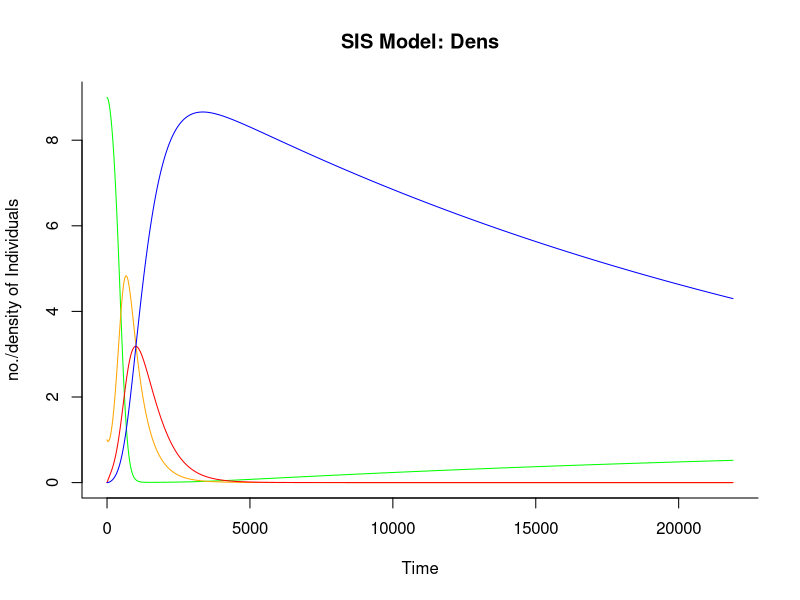

Write the R code that produced this figure.
                                        #X, Y, and Z are the initial *totals* of susceptible, infected, and recovered number/density of individuals
                                        #Derivative-solving library
                                        #All parameters must be positive. Remember, X, Y and mu all refer to numbers; rho ¡Ü 1 as it is a probability.
library(deSolve)
seirfreq<-function(time, state, parameters)     #Solve XYZ equations
{ with(as.list(c(state, parameters)),
   {
       N <- S + E + I + R
       dS <- mu - beta*I*S/N - mu*S
       dE <- beta*S*I/N - sigma*E - mu*E
       dI <- sigma*E -  gamma*I - mu*I
       dR <- gamma*I - mu*R
       return(list(c(dS, dE, dI, dR)))
   })
}
parms<- c(
          mu = 1/(70*365),
          beta = (.03),    # transmission rate Ro=beta/gamma
          sigma = (1/500),
          gamma= (1/500))  # recovery rate


N = 10           # total pop
S = 9           # initial no./density susceptible
E = 1
I = 0          # initial no./density infected
R = 0

yini<- c(S=S,E=E,I=I,R=R)

ND<- seq(0,60*365,by=1)             #time sequence to use

out <- as.data.frame(ode(func = seirfreq, y=yini, parms = parms, times=ND))
out

                                        #Plot values and add legend
graph.colors = c("green", "orange","red","blue")
matplot(out[,1], out[,-1], lty=1, type = "l", xlab = "Time", ylab = "no./density of Individuals", main = "SIS Model: Dens", bty = "l", lwd=1, col = graph.colors)
legend(40, 0.7,c("Susceptible", "Exposed","Infected", "Recovered"), pch=1, col=graph.colors, xjust=0, yjust=2)
